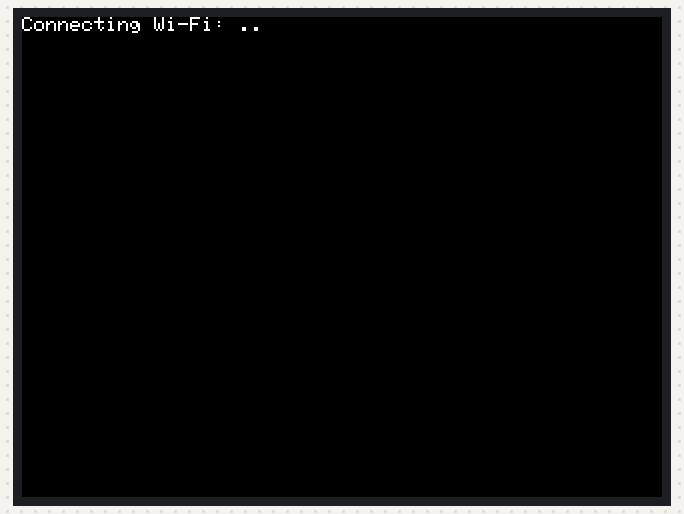
Simulated run of this sketch. Board: ESP32. Parts: 320×240 colour display. WiFi joins after 1.5 s; servers stay silent unless stated; web services answer with replies made up by the test bench.

Above: at 1.2 s.
At 2.2 s:
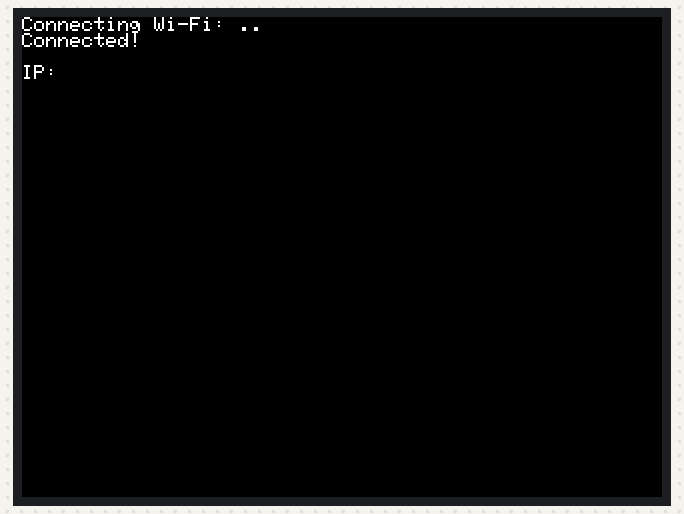
At 2.8 s:
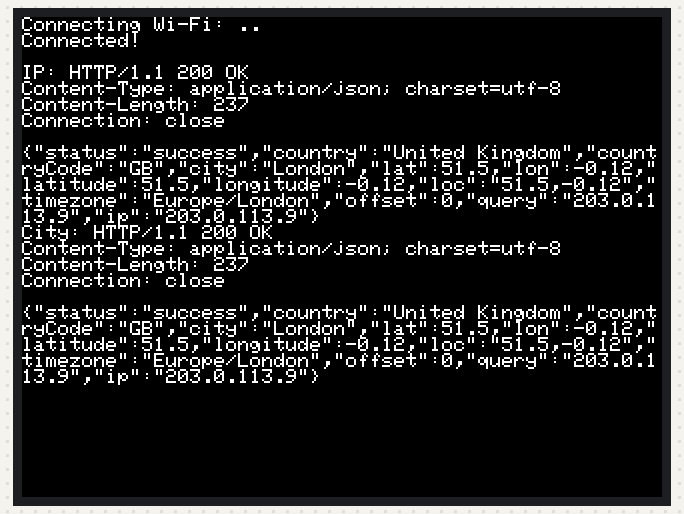

Measured:
- what the display in image 0 shows lasts 1.0 s, from 1.2 s to 2.2 s

The sketch:

M5Stack_GET_Requset_via_Proxy.ino
```cpp
#include <M5Stack.h>
#include <WiFi.h>

const char* ssid = "";
const char* password = "";

IPAddress proxyIP(0, 0, 0, 0);
int proxyPort = 8080;

String proxyGET(IPAddress ip, int port, String url, bool header = false, unsigned long timeout = 10000) {
  WiFiClient client;
  String result = "";
  if (WiFi.status() != WL_CONNECTED) {
    client.stop();
    return "ERR:WIFI";
  }
  if (!client.connect(ip, port)) {
    client.stop();
    return "ERR:PROXY";
  }

  String host = "";
  int rsc = 0;
  for (int i = 0; i < url.length(); i++) {
    if (url[i] == '/') rsc++;
    if ((rsc == 2) && (url[i] != '/')) host += url[i];
    if (rsc == 3) break;
  }

  client.println("GET " + url + " HTTP/1.1");
  client.println("Host: " + host);
  client.println("Connection: close");
  client.println();

  unsigned long t = millis();
  while (client.available() == 0) {
    if (millis() - t > timeout) {
      client.stop();
      return "ERR:TIMEOUT";
    }
  }

  while (client.available()) {
    result += (char)client.read();
  }

  if (!header) {
    char * eoh = strstr(result.c_str(), "\r\n\r\n");
    result = eoh + 4;
  }

  client.stop();
  return result;
}

void setup() {
  M5.begin();

  M5.Lcd.print("Connecting Wi-Fi: ");
  M5.Lcd.print(ssid);
  WiFi.begin(ssid, password);

  while (WiFi.status() != WL_CONNECTED) {
    M5.Lcd.print(".");
    delay(1000);
  }

  M5.Lcd.print("\nConnected!\n");
  M5.Lcd.println(ssid);

  M5.Lcd.print("IP: ");
  M5.Lcd.print(proxyGET(proxyIP, proxyPort, "http://ipinfo.io/ip", 1));
  M5.Lcd.print("\nCity: ");
  M5.Lcd.print(proxyGET(proxyIP, proxyPort, "http://ipinfo.io/city", 1));
}

void loop() {

}
```
